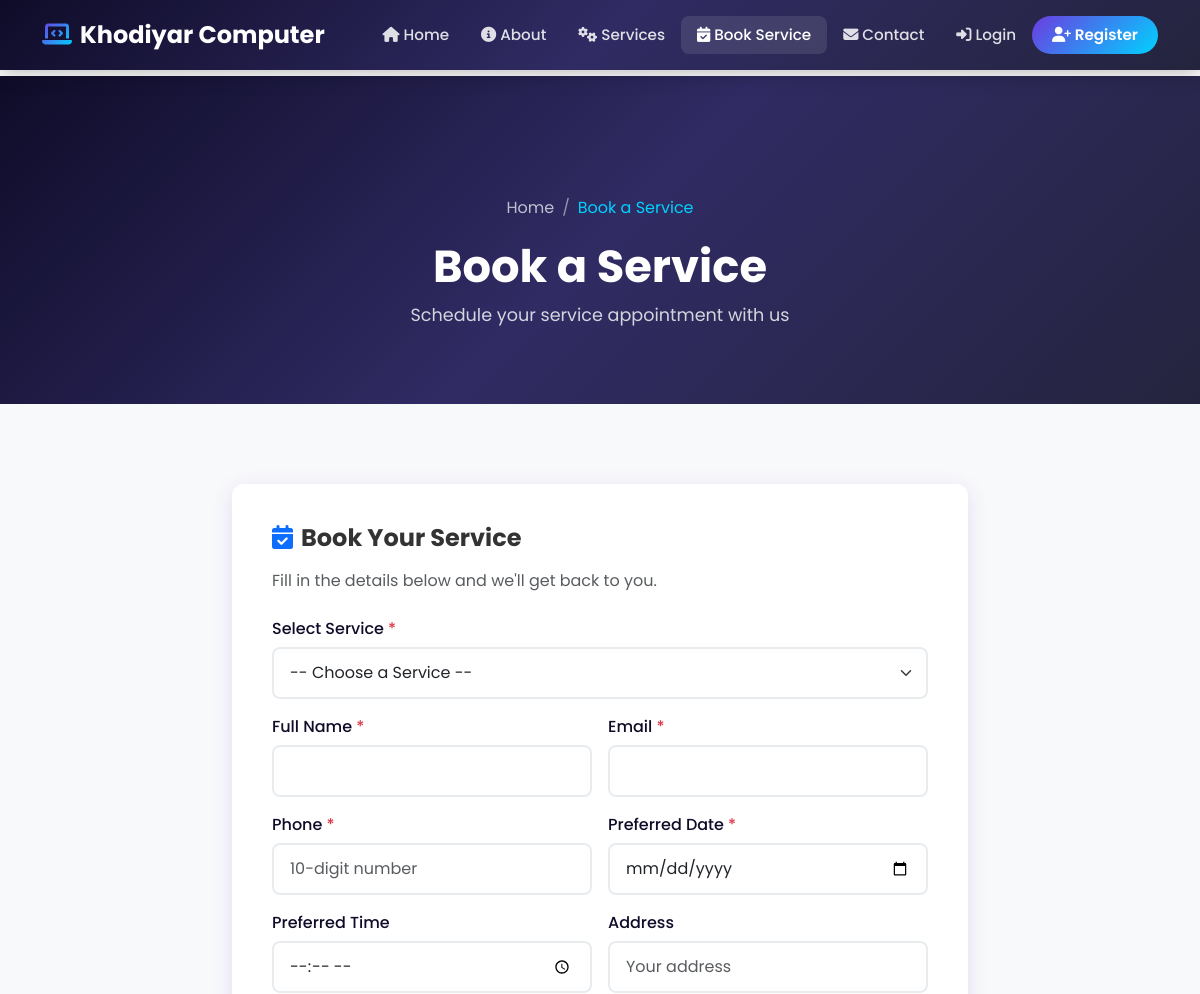
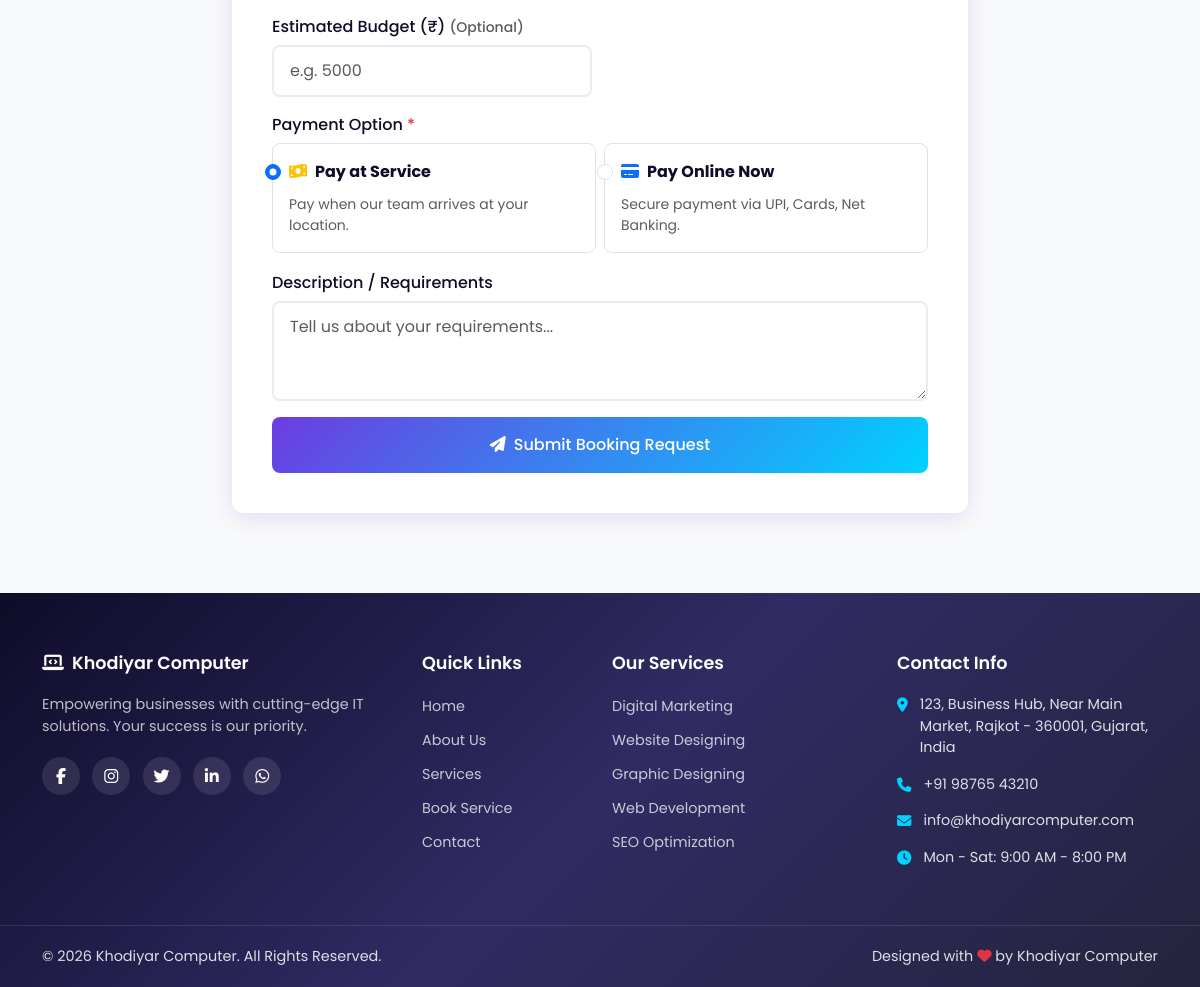
The app's page /book-service.php with its own data (2 pictures, top to bottom).
### tables this page shows
CREATE TABLE IF NOT EXISTS `settings` (
    `id` INT(11) NOT NULL AUTO_INCREMENT,
    `setting_key` VARCHAR(100) NOT NULL UNIQUE,
    `setting_value` TEXT DEFAULT NULL,
    `created_at` TIMESTAMP NOT NULL DEFAULT CURRENT_TIMESTAMP,
    `updated_at` TIMESTAMP NOT NULL DEFAULT CURRENT_TIMESTAMP ON UPDATE CURRENT_TIMESTAMP,
    PRIMARY KEY (`id`),
    INDEX `idx_setting_key` (`setting_key`)
);

CREATE TABLE IF NOT EXISTS `services` (
    `id` INT(11) NOT NULL AUTO_INCREMENT,
    `title` VARCHAR(200) NOT NULL,
    `slug` VARCHAR(200) NOT NULL UNIQUE,
    `short_desc` VARCHAR(300) DEFAULT NULL,
    `description` TEXT DEFAULT NULL,
    `icon` VARCHAR(100) DEFAULT 'fas fa-cog',
    `image` VARCHAR(255) DEFAULT NULL,
    `price_range` VARCHAR(50) DEFAULT NULL,
    `features` TEXT DEFAULT NULL,
    `display_order` INT(3) NOT NULL DEFAULT 0,
    `status` ENUM('active', 'inactive') NOT NULL DEFAULT 'active',
    `created_at` TIMESTAMP NOT NULL DEFAULT CURRENT_TIMESTAMP,
    `updated_at` TIMESTAMP NOT NULL DEFAULT CURRENT_TIMESTAMP ON UPDATE CURRENT_TIMESTAMP,
    PRIMARY KEY (`id`),
    INDEX `idx_slug` (`slug`),
    INDEX `idx_service_status` (`status`),
    INDEX `idx_display_order` (`display_order`)
);

### config/session.php (called while the page is built, shortened)
<?php
function isUserLoggedIn() {
    return isset($_SESSION['user_id']) && isset($_SESSION['user_logged_in']) && $_SESSION['user_logged_in'] === true;
}

### config/database.php (called while the page is built, shortened)
<?php
function getConnection() {
    static $conn = null;
    if ($conn === null) {
        try {
            $conn = new PDO(
                "mysql:host=" . DB_HOST . ";dbname=" . DB_NAME . ";charset=utf8mb4",
                DB_USER,
                DB_PASS,
                [
                    PDO::ATTR_ERRMODE => PDO::ERRMODE_EXCEPTION,
                    PDO::ATTR_DEFAULT_FETCH_MODE => PDO::FETCH_ASSOC,
                    PDO::ATTR_EMULATE_PREPARES => false,
                ]
            );
        } catch (PDOException $e) {
            die("Database Connection Failed: " . $e->getMessage());
        }
    }
    return $conn;
}
function dbQuery($sql, $params = []) {
    $stmt = getConnection()->prepare($sql);
    $stmt->execute($params);
    return $stmt;
}
function dbFetchOne($sql, $params = []) {
    return dbQuery($sql, $params)->fetch();
}
function dbFetchAll($sql, $params = []) {
    return dbQuery($sql, $params)->fetchAll();
}

### config/helpers.php (called while the page is built, shortened)
<?php
function getActiveServices() {
    return dbFetchAll("SELECT * FROM services WHERE status = 'active' ORDER BY display_order ASC, id ASC");
}
function getSetting($key) {
    $result = dbFetchOne("SELECT setting_value FROM settings WHERE setting_key = ?", [$key]);
    return $result ? $result['setting_value'] : null;
}

### book-service.php (the view, shortened to what this page needs)
<?php
include 'includes/header.php';
$services = getActiveServices();
$success = false;
?>
<section class="page-banner">
    <div class="container">
        <nav class="breadcrumb-nav">
            <ol class="breadcrumb">
                <li class="breadcrumb-item"><a href="index.php">Home</a></li>
                <li class="breadcrumb-item active">Book a Service</li>
            </ol>
        </nav>
        <h1 data-aos="fade-up">Book a Service</h1>
        <p data-aos="fade-up" data-aos-delay="100">Schedule your service appointment with us</p>
    </div>
</section>
<section class="booking-section">
    <div class="container">
        <div class="row justify-content-center">
            <div class="col-lg-8">
                <?php if ($success): ?>
                <div class="booking-form-wrapper text-center" data-aos="fade-up">
                    <div class="mb-4">
                        <div style="font-size: 4rem; color: #28a745;">
                            <i class="fas fa-check-circle"></i>
                        </div>
                        <h3 class="fw-bold mt-3">Booking Successful!</h3>
                        <p class="text-muted">Your service request has been submitted successfully.</p>
                        <div class="bg-light p-4 rounded-3 mt-4">
                            <p class="mb-1"><strong>Booking Reference:</strong></p>
                            <h4 class="text-primary fw-bold"><?php echo $bookingRef; ?></h4>
                            <p class="text-muted small mt-2">Please save this reference number for future correspondence.</p>
                        </div>
                        <p class="mt-3">We will contact you shortly to confirm your appointment.</p>
                        <div class="mt-4">
                            <a href="index.php" class="btn btn-primary-gradient me-2">
                                <i class="fas fa-home me-2"></i>Back to Home
                            </a>
                            <a href="book-service.php" class="btn btn-outline-primary">
                                <i class="fas fa-plus me-2"></i>Book Another
                            </a>
                        </div>
                    </div>
                </div>
                <?php else: ?>
                <div class="booking-form-wrapper" data-aos="fade-up">
                    <h4 class="fw-bold mb-3"><i class="fas fa-calendar-check text-primary me-2"></i>Book Your Service</h4>
                    <p class="text-muted mb-4">Fill in the details below and we'll get back to you.</p>
                    <form method="POST" action="" id="bookingForm">
                        <div class="row g-3">
                            <div class="col-12">
                                <label class="form-label">Select Service <span class="text-danger">*</span></label>
                                <select name="service_id" class="form-select" required>
                                    <option value="">-- Choose a Service --</option>
                                </select>
                            </div>
                            <div class="col-md-6">
                                <label class="form-label">Full Name <span class="text-danger">*</span></label>
                                <input type="text" name="customer_name" class="form-control" value="<?php echo isUserLoggedIn() ? htmlspecialchars($_SESSION['user_name']) : ''; ?>" required>
                            </div>
                            <div class="col-md-6">
                                <label class="form-label">Email <span class="text-danger">*</span></label>
                                <input type="email" name="customer_email" class="form-control" value="<?php echo isUserLoggedIn() ? htmlspecialchars($_SESSION['user_email']) : ''; ?>" required>
                            </div>
                            <div class="col-md-6">
                                <label class="form-label">Phone <span class="text-danger">*</span></label>
                                <input type="tel" name="customer_phone" class="form-control" placeholder="10-digit number" maxlength="10" required>
                            </div>
                            <div class="col-md-6">
                                <label class="form-label">Preferred Date <span class="text-danger">*</span></label>
                                <input type="date" name="preferred_date" class="form-control" min="<?php echo date('Y-m-d'); ?>" required>
                            </div>
                            <div class="col-md-6">
                                <label class="form-label">Preferred Time</label>
                                <input type="time" name="preferred_time" class="form-control">
                            </div>
                            <div class="col-md-6">
                                <label class="form-label">Address</label>
                                <input type="text" name="customer_address" class="form-control" placeholder="Your address">
                            </div>
                            <div class="col-md-6">
                                <label class="form-label">Estimated Budget (₹) <span class="text-muted small">(Optional)</span></label>
                                <input type="number" name="estimated_budget" class="form-control" min="1" step="0.01" placeholder="e.g. 5000">
                            </div>
                            <div class="col-12">
                                <label class="form-label">Payment Option <span class="text-danger">*</span></label>
                                <div class="row g-2">
                                    <div class="col-md-6">
                                        <div class="form-check payment-option-card border rounded-3 p-3">
                                            <input class="form-check-input" type="radio" name="payment_option" id="payAtService" value="pay_at_service" checked>
                                            <label class="form-check-label fw-bold" for="payAtService">
                                                <i class="fas fa-money-bill-wave text-warning me-2"></i>Pay at Service
                                            </label>
                                            <div class="text-muted small mt-1">Pay when our team arrives at your location.</div>
                                        </div>
                                    </div>
                                    <div class="col-md-6">
                                        <div class="form-check payment-option-card border rounded-3 p-3">
                                            <input class="form-check-input" type="radio" name="payment_option" id="payOnline" value="pay_online">
                                            <label class="form-check-label fw-bold" for="payOnline">
                                                <i class="fas fa-credit-card text-primary me-2"></i>Pay Online Now
                                            </label>
                                            <div class="text-muted small mt-1">Secure payment via UPI, Cards, Net Banking.</div>
                                        </div>
                                    </div>
                                </div>
                            </div>
                            <div class="col-12">
                                <label class="form-label">Description / Requirements</label>
                                <textarea name="description" class="form-control" rows="3" placeholder="Tell us about your requirements..."></textarea>
                            </div>
                            <div class="col-12">
                                <button type="submit" class="btn btn-primary-gradient w-100 py-3">
                                    <i class="fas fa-paper-plane me-2"></i>Submit Booking Request
                                </button>
                            </div>
                        </div>
                    </form>
                </div>
                <?php endif; ?>
            </div>
        </div>
    </div>
</section>
<?php include 'includes/footer.php'; ?>

### includes/footer.php (shortened to what this page needs)
</main>
<footer class="footer">
    <div class="container">
        <div class="row g-4">
            <div class="col-lg-4 col-md-6">
                <div class="footer-widget">
                    <h5><i class="fas fa-laptop-code me-2"></i>Khodiyar Computer</h5>
                    <p><?php echo getSetting('footer_text') ?? 'Empowering businesses with cutting-edge IT solutions.'; ?></p>
                    <div class="social-links">
                        <?php $fb = getSetting('facebook_url'); if($fb): ?>
                        <a href="<?php echo $fb; ?>" target="_blank"><i class="fab fa-facebook-f"></i></a>
                        <?php endif; ?>
                        <?php $ig = getSetting('instagram_url'); if($ig): ?>
                        <a href="<?php echo $ig; ?>" target="_blank"><i class="fab fa-instagram"></i></a>
                        <?php endif; ?>
                        <?php $tw = getSetting('twitter_url'); if($tw): ?>
                        <a href="<?php echo $tw; ?>" target="_blank"><i class="fab fa-twitter"></i></a>
                        <?php endif; ?>
                        <?php $li = getSetting('linkedin_url'); if($li): ?>
                        <a href="<?php echo $li; ?>" target="_blank"><i class="fab fa-linkedin-in"></i></a>
                        <?php endif; ?>
                        <?php $wa = getSetting('whatsapp_number'); if($wa): ?>
                        <a href="https://wa.me/<?php echo $wa; ?>" target="_blank"><i class="fab fa-whatsapp"></i></a>
                        <?php endif; ?>
                    </div>
                </div>
            </div>
            <div class="col-lg-2 col-md-6">
                <div class="footer-widget">
                    <h5>Quick Links</h5>
                    <ul class="footer-links">
                        <li><a href="index.php">Home</a></li>
                        <li><a href="about.php">About Us</a></li>
                        <li><a href="services.php">Services</a></li>
                        <li><a href="book-service.php">Book Service</a></li>
                        <li><a href="contact.php">Contact</a></li>
                    </ul>
                </div>
            </div>
            <div class="col-lg-3 col-md-6">
                <div class="footer-widget">
                    <h5>Our Services</h5>
                    <ul class="footer-links">
                        <?php
                        $footerServices = getActiveServices();
                        foreach (array_slice($footerServices, 0, 5) as $svc):
                        ?>
                        <li><a href="service-detail.php?slug=<?php echo $svc['slug']; ?>"><?php echo htmlspecialchars($svc['title']); ?></a></li>
                        <?php endforeach; ?>
                    </ul>
                </div>
            </div>
            <div class="col-lg-3 col-md-6">
                <div class="footer-widget">
                    <h5>Contact Info</h5>
                    <ul class="footer-contact">
                        <li>
                            <i class="fas fa-map-marker-alt"></i>
                            <span><?php echo getSetting('company_address') ?? 'Rajkot, Gujarat'; ?></span>
                        </li>
                        <li>
                            <i class="fas fa-phone"></i>
                            <span><?php echo getSetting('company_phone') ?? '+91 98765 43210'; ?></span>
                        </li>
                        <li>
                            <i class="fas fa-envelope"></i>
                            <span><?php echo getSetting('company_email') ?? 'info@khodiyarcomputer.com'; ?></span>
                        </li>
                        <li>
                            <i class="fas fa-clock"></i>
                            <span><?php echo getSetting('working_hours') ?? 'Mon - Sat: 9:00 AM - 8:00 PM'; ?></span>
                        </li>
                    </ul>
                </div>
            </div>
        </div>
    </div>
    <div class="footer-bottom">
        <div class="container">
            <div class="row align-items-center">
                <div class="col-md-6">
                    <p class="mb-0">&copy; <?php echo date('Y'); ?> Khodiyar Computer. All Rights Reserved.</p>
                </div>
                <div class="col-md-6 text-md-end">
                    <p class="mb-0">Designed with <i class="fas fa-heart text-danger"></i> by Khodiyar Computer</p>
                </div>
            </div>
        </div>
    </div>
</footer>
</body>
</html>

### records on screen
settings: setting_value "Empowering businesses with cutting-edge IT solutions. Your success is our priority."
services: title "Digital Marketing"
services: title "Website Designing"
services: title "Graphic Designing"
services: title "Web Development"
services: title "SEO Optimization"
settings: setting_value "123, Business Hub, Near Main Market, Rajkot - 360001, Gujarat, India"
settings: setting_value "+91 98765 43210"
settings: setting_value "info@khodiyarcomputer.com"
settings: setting_value "Mon - Sat: 9:00 AM - 8:00 PM"
